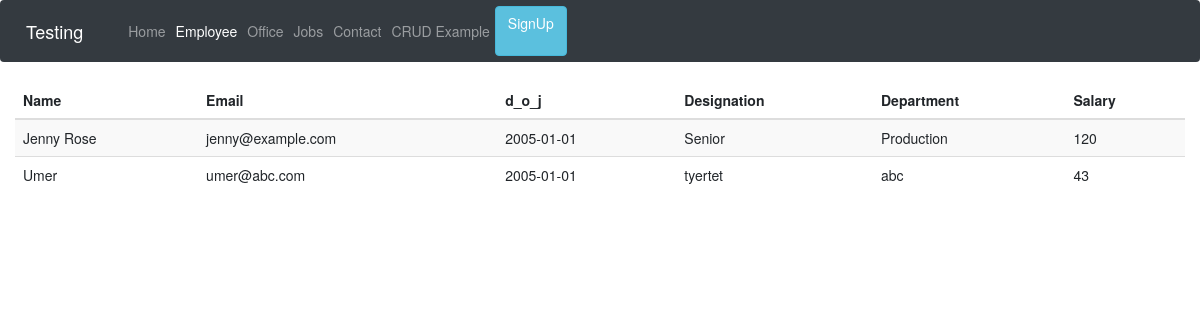
Screenshot of /employee with the database file from the repository.
### modelform/models.py (models this page shows, shortened)
class Employee(models.Model):
    name = models.CharField(max_length=10, null=False)
    email = models.CharField(max_length=20, null=False)
    d_o_j = models.DateTimeField(blank=True)
    designation = models.CharField(max_length=15, null=False)
    department = models.CharField(max_length=20, null=False)
    salary = models.IntegerField()

### modelform/views.py (the view)
# urls.py: path('employee', views.employee, name="employee"),
def employee(request):
    emp = Employee.objects.all()
    return render(request, 'modelform/employee.html', {'emp': emp})

### modelform/templates/modelform/employee.html (shortened to what this page needs)
{% extends 'base.html' %}
{% block employeeactive %} active {% endblock %}
{% block body %}
<div class="container-fluid">
    <table class="table table-striped table-sm" id="my_employee">
        <thead>
            <tr>
                <th>Name</th>
                <th>Email</th>
                <th>d_o_j</th>
                <th>Designation</th>
                <th>Department</th>
                <th>Salary</th>
            </tr>
        </thead>
        <tbody>
        {% for e in emp %}
        <tr>
            <td>{{e.name}}</td>
            <td>{{e.email}}</td>
            <td>{{e.d_o_j | date:"Y-m-d"}}</td>
            <td>{{e.designation}}</td>
            <td>{{e.department}}</td>
            <td>{{e.salary}}</td>
        </tr>
        {% endfor %}
        </tbody>
    </table>
</div>
{% endblock %}

### rows the page displays
Employee: name "Jenny Rose", email "jenny@example.com", d_o_j "2005-01-01", designation "Senior", department "Production", salary "120"
Employee: name "Umer", email "umer@abc.com", d_o_j "2005-01-01", designation "tyertet", department "abc", salary "43"
